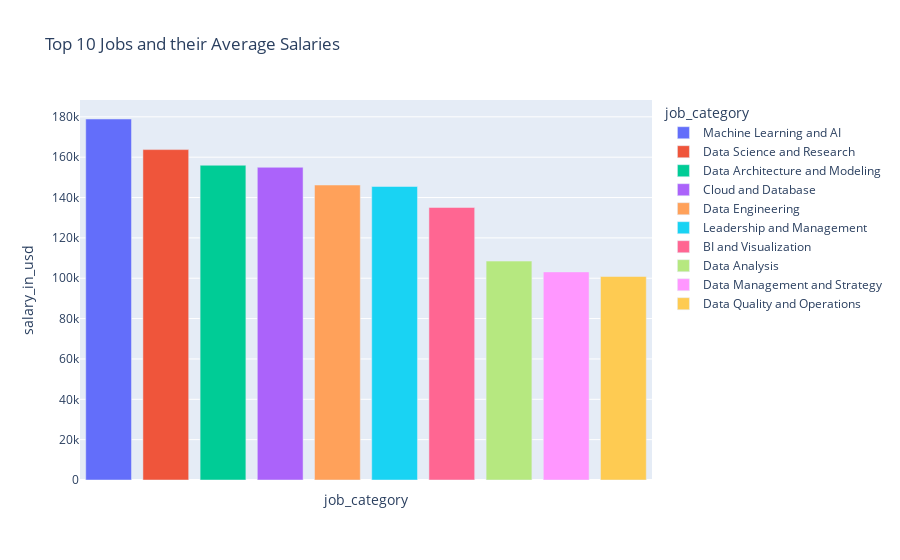

The cell this chart's notebook holds for it:
### Markdown cell above
4 - Following graph is representation of avg salary for top 10 jab catagories

### Code cell
jobs_and_salaries = jobsdata.groupby('job_category')['salary_in_usd'].mean().reset_index()
sorted_jobs = jobs_and_salaries.sort_values(by='salary_in_usd', ascending=False)

# Use Plotly Express for an interactive bar graph
fig = px.bar(sorted_jobs.head(10), x='job_category', y='salary_in_usd', title='Top 10 Jobs and their Average Salaries',
             labels={'Jobs': 'Job', 'Salaries': 'Average Salary'}, color='job_category')

fig.update_xaxes(tickvals=[], ticktext=[])
# Show the interactive graph
fig.show()

### Figure 1 — Plotly figure (JSON) as saved in the notebook; plotly's stock layout.template omitted (floating-point values rounded to 4 significant figures)
{"data": [{"alignmentgroup": "True", "hovertemplate": "job_category=%{x}<br>salary_in_usd=%{y}<extra></extra>", "legendgroup": "Machine Learning and AI", "marker": {"color": "#636efa", "pattern": {"shape": ""}}, "name": "Machine Learning and AI", "offsetgroup": "Machine Learning and AI", "orientation": "v", "showlegend": true, "textposition": "auto", "type": "bar", "x": ["Machine Learning and AI"], "xaxis": "x", "y": [178900.0], "yaxis": "y"}, {"alignmentgroup": "True", "hovertemplate": "job_category=%{x}<br>salary_in_usd=%{y}<extra></extra>", "legendgroup": "Data Science and Research", "marker": {"color": "#EF553B", "pattern": {"shape": ""}}, "name": "Data Science and Research", "offsetgroup": "Data Science and Research", "orientation": "v", "showlegend": true, "textposition": "auto", "type": "bar", "x": ["Data Science and Research"], "xaxis": "x", "y": [163800.0], "yaxis": "y"}, {"alignmentgroup": "True", "hovertemplate": "job_category=%{x}<br>salary_in_usd=%{y}<extra></extra>", "legendgroup": "Data Architecture and Modeling", "marker": {"color": "#00cc96", "pattern": {"shape": ""}}, "name": "Data Architecture and Modeling", "offsetgroup": "Data Architecture and Modeling", "orientation": "v", "showlegend": true, "textposition": "auto", "type": "bar", "x": ["Data Architecture and Modeling"], "xaxis": "x", "y": [156000.0], "yaxis": "y"}, {"alignmentgroup": "True", "hovertemplate": "job_category=%{x}<br>salary_in_usd=%{y}<extra></extra>", "legendgroup": "Cloud and Database", "marker": {"color": "#ab63fa", "pattern": {"shape": ""}}, "name": "Cloud and Database", "offsetgroup": "Cloud and Database", "orientation": "v", "showlegend": true, "textposition": "auto", "type": "bar", "x": ["Cloud and Database"], "xaxis": "x", "y": [155000], "yaxis": "y"}, {"alignmentgroup": "True", "hovertemplate": "job_category=%{x}<br>salary_in_usd=%{y}<extra></extra>", "legendgroup": "Data Engineering", "marker": {"color": "#FFA15A", "pattern": {"shape": ""}}, "name": "Data Engineering", "offsetgroup": "Data Engineering", "orientation": "v", "showlegend": true, "textposition": "auto", "type": "bar", "x": ["Data Engineering"], "xaxis": "x", "y": [146200.0], "yaxis": "y"}, {"alignmentgroup": "True", "hovertemplate": "job_category=%{x}<br>salary_in_usd=%{y}<extra></extra>", "legendgroup": "Leadership and Management", "marker": {"color": "#19d3f3", "pattern": {"shape": ""}}, "name": "Leadership and Management", "offsetgroup": "Leadership and Management", "orientation": "v", "showlegend": true, "textposition": "auto", "type": "bar", "x": ["Leadership and Management"], "xaxis": "x", "y": [145500.0], "yaxis": "y"}, {"alignmentgroup": "True", "hovertemplate": "job_category=%{x}<br>salary_in_usd=%{y}<extra></extra>", "legendgroup": "BI and Visualization", "marker": {"color": "#FF6692", "pattern": {"shape": ""}}, "name": "BI and Visualization", "offsetgroup": "BI and Visualization", "orientation": "v", "showlegend": true, "textposition": "auto", "type": "bar", "x": ["BI and Visualization"], "xaxis": "x", "y": [135100.0], "yaxis": "y"}, {"alignmentgroup": "True", "hovertemplate": "job_category=%{x}<br>salary_in_usd=%{y}<extra></extra>", "legendgroup": "Data Analysis", "marker": {"color": "#B6E880", "pattern": {"shape": ""}}, "name": "Data Analysis", "offsetgroup": "Data Analysis", "orientation": "v", "showlegend": true, "textposition": "auto", "type": "bar", "x": ["Data Analysis"], "xaxis": "x", "y": [108500.0], "yaxis": "y"}, {"alignmentgroup": "True", "hovertemplate": "job_category=%{x}<br>salary_in_usd=%{y}<extra></extra>", "legendgroup": "Data Management and Strategy", "marker": {"color": "#FF97FF", "pattern": {"shape": ""}}, "name": "Data Management and Strategy", "offsetgroup": "Data Management and Strategy", "orientation": "v", "showlegend": true, "textposition": "auto", "type": "bar", "x": ["Data Management and Strategy"], "xaxis": "x", "y": [103100.0], "yaxis": "y"}, {"alignmentgroup": "True", "hovertemplate": "job_category=%{x}<br>salary_in_usd=%{y}<extra></extra>", "legendgroup": "Data Quality and Operations", "marker": {"color": "#FECB52", "pattern": {"shape": ""}}, "name": "Data Quality and Operations", "offsetgroup": "Data Quality and Operations", "orientation": "v", "showlegend": true, "textposition": "auto", "type": "bar", "x": ["Data Quality and Operations"], "xaxis": "x", "y": [100900.0], "yaxis": "y"}], "layout": {"barmode": "relative", "legend": {"title": {"text": "job_category"}, "tracegroupgap": 0}, "title": {"text": "Top 10 Jobs and their Average Salaries"}, "xaxis": {"anchor": "y", "categoryarray": ["Machine Learning and AI", "Data Science and Research", "Data Architecture and Modeling", "Cloud and Database", "Data Engineering", "Leadership and Management", "BI and Visualization", "Data Analysis", "Data Management and Strategy", "Data Quality and Operations"], "categoryorder": "array", "domain": [0, 1], "ticktext": [], "tickvals": [], "title": {"text": "job_category"}}, "yaxis": {"anchor": "x", "domain": [0, 1], "title": {"text": "salary_in_usd"}}}}
